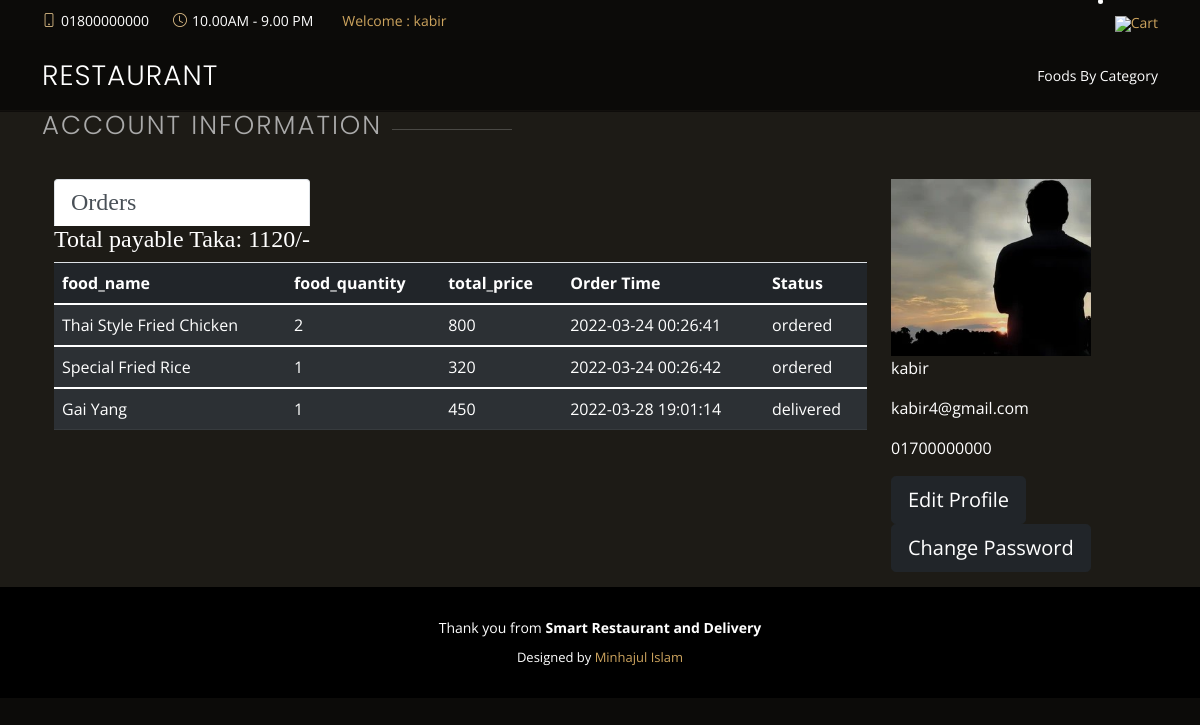
The page /user-account.php (signed in) on the database its author committed.
### tables this page shows
CREATE TABLE `restaurant_info` (
  `id` int(11) NOT NULL,
  `location` varchar(255) NOT NULL,
  `open_hours` varchar(255) NOT NULL,
  `email` varchar(100) NOT NULL,
  `contact` varchar(15) NOT NULL
);

CREATE TABLE `order_delivery` (
  `order_id` int(10) UNSIGNED NOT NULL,
  `user_id` int(11) NOT NULL,
  `address` varchar(255) NOT NULL,
  `food_id` int(11) NOT NULL,
  `food_title` varchar(100) NOT NULL,
  `food_quantity` int(11) NOT NULL,
  `total_price` double NOT NULL,
  `order_time` datetime NOT NULL,
  `order_status` varchar(255) NOT NULL
);

CREATE TABLE `user_signup` (
  `user_id` int(10) UNSIGNED NOT NULL,
  `full_name` varchar(100) NOT NULL,
  `email` varchar(100) NOT NULL,
  `contact_number` varchar(15) NOT NULL,
  `image_name` varchar(255) NOT NULL,
  `username` varchar(100) NOT NULL,
  `password` varchar(255) NOT NULL
);

### user-account.php (the view, shortened to what this page needs)
<?php include('hf-ft-front/header.php');
?>
  <header id="header" class="fixed-top d-flex align-items-cente">
    <div class="container-fluid container-xl d-flex align-items-center justify-content-lg-between">
      <h1 class="logo me-auto me-lg-0"><a href="home.php">Restaurant</a></h1>
      <nav id="navbar" class="navbar order-last order-lg-0">
        <ul>
          <li><a class="nav-link scrollto" href="<?php echo SITEURL;?>food-category.php" class="book-a-table-btn scrollto d-none d-lg-flex">Foods By Category</a></li>
        </ul>
      </nav>
    </div>
  </header>
<main id="main">
        <section class="breadcrumbs chefs">
            <div class="container">
                <div class="section-title">
                    <h2>Account Information</h2>
                </div>
                <div class="container">
                    <div class="row">
                        <div class="col-md-9">
                            <div class="tab-content profile-tab" id="myTabContent">
                                <div class="tab-pane fade show active" id="home" role="tabpanel" aria-labelledby="home-tab">
                                    <ul class="nav nav-tabs" id="myTab" role="tablist">
                                        <li class="nav-item">
                                            <h4 class="nav-link active" id="home-tab" data-toggle="tab" role="tab" aria-controls="home" aria-selected="true">Orders</h4>
                                            <?php
                                                if(isset($_SESSION['username']))
                                                {
                                                    $c_user=$_SESSION['username'];
                                                    $st_u = "SELECT * FROM user_signup WHERE username = '$c_user'";
                                                    $r_u = mysqli_query($conn,$st_u);
                                                    $ro = mysqli_fetch_array($r_u);
                                                    $u_id = $ro['user_id'];
                                                    $payable = "SELECT SUM(total_price) AS Total FROM order_delivery WHERE order_status!='delivered' AND user_id='$u_id'";
                                                    $res4 = mysqli_query($conn, $payable);
                                                    $row4 = mysqli_fetch_assoc($res4);
                                                    $total_revenue1 = $row4['Total'];
                                                }
                                                else{
                                                    header("location:".SITEURL.'home.php');
                                                }
                                                ?>
                                                <h4>Total payable Taka: <?php echo $total_revenue1; ?>/-</h4>
                                        </li>
                                    </ul>
                                    <table class="table table-dark table-striped">
                                        <thead>
                                            <tr>
                                                <th scope="col">food_name</th>
                                                <th scope="col">food_quantity</th>
                                                <th scope="col">total_price</th>
                                                <th scope="col">Order Time</th>
                                                <th scope="col">Status</th>
                                            </tr>
                                        </thead>
                                        <?php
                                            if(isset($_SESSION['username']))
                                            {
                                                $c_user=$_SESSION['username'];
                                                $get_pro="select * from user_signup where username='$c_user'";
                                                $run_get_pro=mysqli_query($conn,$get_pro);
                                                while($row_categories=mysqli_fetch_array($run_get_pro))
                                                {
                                                    $c_id=$row_categories['user_id'];
                                                    $c_name=$row_categories['full_name'];
                                                    $c_img=$row_categories['image_name'];
                                                    $c_email=$row_categories['email'];
                                                    $c_contact=$row_categories['contact_number'];
                                                }
                                                $get_order="select * from order_delivery where user_id='$c_id'";
                                                $run_get_order=mysqli_query($conn,$get_order);
                                                while($row_categories=mysqli_fetch_array($run_get_order))
                                                {
                                                    $food_title=$row_categories['food_title'];
                                                    $food_quantity=$row_categories['food_quantity'];
                                                    $total_price=$row_categories['total_price'];
                                                    $order_time=$row_categories['order_time'];
                                                    $order_status=$row_categories['order_status'];
                                                    ?>
                                                    <tbody>
                                                        <tr>
                                                            <td><?php echo $food_title?></td>
                                                            <td><?php echo $food_quantity?></td>
                                                            <td><?php echo $total_price?></td>
                                                            <td><?php echo $order_time?></td>
                                                            <td><?php echo $order_status?></td>
                                                        </tr>
                                                    </tbody>
                                                    <?php
                                                }
                                            }
                                        ?>
                                    </table>
                                </div>
                            </div>
                        </div>
                        <div class="col-md-3">
                            <div class="profile-img">
                                <?php
                                    if($c_img=="")
                                    {
                                        echo "<div class='error'>Image not Added.</div>";
                                    }
                                    else
                                    {
                                        ?>
                                        <img src="<?php echo SITEURL; ?>images/user/<?php echo $c_img; ?>" alt="" width="200px">
                                        <?php
                                    }
                                ?>
                            </div>
                            <div class="profile-work">
                                <p><?php echo $c_name?></p>
                                <p><?php echo $c_email?></p>
                                <p><?php echo $c_contact?></p>
                                <a href="<?php echo SITEURL; ?>user_account_edit.php?id=<?php echo $c_id; ?>" class="btn btn-dark btn-block btn-lg">Edit Profile</a>
                                <a href="<?php echo SITEURL; ?>user-change-pass.php?id=<?php echo $c_id; ?>" class="btn btn-dark btn-block btn-lg">Change Password</a>
                            </div>
                        </div>
                    </div>
                </div>
            </div>
        </section>
</main>
<?php include('hf-ft-front/footer.php'); ?>

### hf-ft-front/header.php (shortened to what this page needs)
<?php include('connection/connector.php'); ?>
<!DOCTYPE html>
<html lang="en">
<head>
  <link href="assets/vendor/animate.css/animate.min.css" rel="stylesheet">
  <link href="assets/vendor/aos/aos.css" rel="stylesheet">
  <link href="assets/vendor/bootstrap/css/bootstrap.min.css" rel="stylesheet">
  <link href="assets/vendor/bootstrap-icons/bootstrap-icons.css" rel="stylesheet">
  <link href="assets/vendor/boxicons/css/boxicons.min.css" rel="stylesheet">
  <link href="assets/vendor/glightbox/css/glightbox.min.css" rel="stylesheet">
  <link href="assets/vendor/swiper/swiper-bundle.min.css" rel="stylesheet">
  <link href="assets/css/style.css" rel="stylesheet">
</head>
<body>
  <div id="topbar" class="d-flex align-items-center fixed-top">
    <div class="container d-flex justify-content-center justify-content-md-between">
    <?php
      $sql = "SELECT * FROM restaurant_info";
      $res = mysqli_query($conn, $sql);
      $count = mysqli_num_rows($res);
      if($count>0)
      {
          while($row=mysqli_fetch_assoc($res))
          {
              $open_hours = $row['open_hours'];
              $contact = $row['contact'];
              ?>
      <div class="contact-info d-flex align-items-center">
        <i class="bi bi-phone d-flex align-items-center"><span><?php echo $contact; ?></span></i>
        <i class="bi bi-clock d-flex align-items-center ms-4"><span><?php echo $open_hours; ?></span></i>
        <?php
                        }
                    }
                    else
                    {
                    }
                ?>
        <i class="bi d-flex align-items-center ms-4"><span> <a href="user-account.php"  >
                   <?php
                   if(isset($_SESSION['username']))
                   {
                        echo "Welcome : ".$_SESSION['username']."";
                   }
                   else
                   {
                    echo "Welcome : Guest ";
                    echo "  <a href='../checkout.php'>";
                    echo "  </a>";
                   }
                   ?>
               </a></span></i>
      </div>
      <div class="languages d-none d-md-flex align-items-center">
        <ul>
        <li></li>
        <li style="list-style-type: none;"><a href="cart.php"><img src="https://img.icons8.com/external-flatart-icons-flat-flatarticons/64/000000/external-cart-marketing-flatart-icons-flat-flatarticons.png" width="30px"/>Cart</a></li>
        </ul>
      </div>
    </div>
  </div>

### assets/css/style.css (style rules this page uses)
body { font-family: "Open Sans", sans-serif; background: #0c0b09; color: #fff; }
a { color: #cda45e; text-decoration: none; }
h1, h2, h3, h4, h5, h6 { font-family: "Playfair Display", serif; }
#topbar { height: 40px; font-size: 14px; transition: all 0.5s; z-index: 996; }
#topbar .contact-info i { font-style: normal; color: #d9ba85; }
#topbar .contact-info i span { padding-left: 5px; color: #fff; }
#header { background: rgba(12, 11, 9, 0.6); border-bottom: 1px solid rgba(12, 11, 9, 0.6); transition: all 0.5s; z-index: 997; padding: 15px 0; top: 40px; }
#header .logo { font-size: 28px; margin: 0; padding: 0; line-height: 1; font-weight: 300; letter-spacing: 1px; text-transform: uppercase; font-family: "Poppins", sans-serif; }
#header .logo a { color: #fff; }
.navbar { padding: 0; }
.navbar ul { margin: 0; padding: 0; display: flex; list-style: none; align-items: center; }
.navbar li { position: relative; }
.navbar a, .navbar a:focus { display: flex; align-items: center; justify-content: space-between; padding: 10px 0 10px 30px; color: #fff; white-space: nowrap; transition: 0.3s; font-size: 14px; }
section { padding: 60px 0; overflow: hidden; }
.section-title { padding-bottom: 40px; }
.section-title h2 { font-size: 14px; font-weight: 500; padding: 0; line-height: 1px; margin: 0 0 5px 0; letter-spacing: 2px; text-transform: uppercase; color: #aaaaaa; font-family: "Poppins", sans-serif; }
.section-title h2::after { content: ""; width: 120px; height: 1px; display: inline-block; background: rgba(255, 255, 255, 0.2); margin: 4px 10px; }
.breadcrumbs { padding: 15px 0; background: #1d1b16; margin-top: 110px; }
.breadcrumbs h2 { font-size: 26px; font-weight: 300; }

### rows shown on the page
restaurant_info: contact "01800000000", open_hours "10.00AM - 9.00 PM"
order_delivery: food_title "Thai Style Fried Chicken", food_quantity "2", total_price "800", order_time "2022-03-24 00:26:41", order_status "ordered"
order_delivery: food_title "Special Fried Rice", food_quantity "1", total_price "320", order_time "2022-03-24 00:26:42", order_status "ordered"
order_delivery: food_title "Gai Yang", food_quantity "1", total_price "450", order_time "2022-03-28 19:01:14", order_status "delivered"
user_signup: image_name (picture), full_name "kabir", email "kabir4@gmail.com", contact_number "01700000000"

### other values the page prints
$_SESSION['username'] "kabir"
$total_revenue1 "1120"
